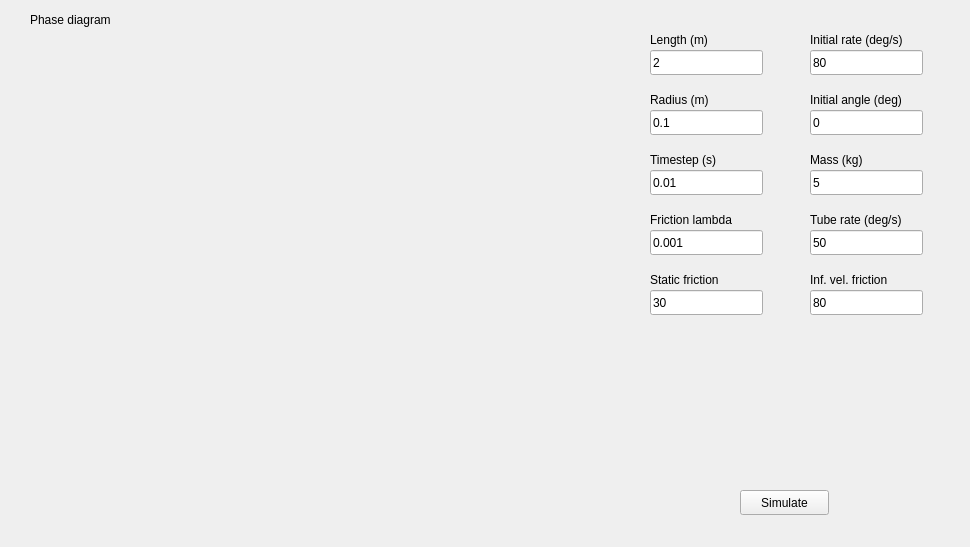
<?xml version="1.0" encoding="UTF-8"?>
<ui version="4.0">
 <class>MainWindow</class>
 <widget class="QMainWindow" name="MainWindow">
  <property name="geometry">
   <rect>
    <x>0</x>
    <y>0</y>
    <width>970</width>
    <height>547</height>
   </rect>
  </property>
  <property name="windowTitle">
   <string>Gauss Noise Filter</string>
  </property>
  <widget class="QWidget" name="centralWidget">
   <widget class="QCustomPlot" name="phaseDiagram" native="true">
    <property name="geometry">
     <rect>
      <x>30</x>
      <y>30</y>
      <width>571</width>
      <height>491</height>
     </rect>
    </property>
   </widget>
   <widget class="QLabel" name="label_11">
    <property name="geometry">
     <rect>
      <x>30</x>
      <y>10</y>
      <width>111</width>
      <height>20</height>
     </rect>
    </property>
    <property name="text">
     <string>Phase diagram</string>
    </property>
   </widget>
   <widget class="QPushButton" name="startBtn">
    <property name="geometry">
     <rect>
      <x>740</x>
      <y>490</y>
      <width>89</width>
      <height>25</height>
     </rect>
    </property>
    <property name="text">
     <string>Simulate</string>
    </property>
   </widget>
   <widget class="QLineEdit" name="fLambdaEdit">
    <property name="geometry">
     <rect>
      <x>650</x>
      <y>230</y>
      <width>113</width>
      <height>25</height>
     </rect>
    </property>
    <property name="text">
     <string>0.001</string>
    </property>
   </widget>
   <widget class="QLineEdit" name="radiusEdit">
    <property name="geometry">
     <rect>
      <x>650</x>
      <y>110</y>
      <width>113</width>
      <height>25</height>
     </rect>
    </property>
    <property name="text">
     <string>0.1</string>
    </property>
   </widget>
   <widget class="QLineEdit" name="lengthEdit">
    <property name="geometry">
     <rect>
      <x>650</x>
      <y>50</y>
      <width>113</width>
      <height>25</height>
     </rect>
    </property>
    <property name="text">
     <string>2</string>
    </property>
   </widget>
   <widget class="QLineEdit" name="massEdit">
    <property name="geometry">
     <rect>
      <x>810</x>
      <y>170</y>
      <width>113</width>
      <height>25</height>
     </rect>
    </property>
    <property name="text">
     <string>5</string>
    </property>
   </widget>
   <widget class="QLabel" name="label_12">
    <property name="geometry">
     <rect>
      <x>650</x>
      <y>210</y>
      <width>111</width>
      <height>20</height>
     </rect>
    </property>
    <property name="text">
     <string>Friction lambda</string>
    </property>
   </widget>
   <widget class="QLabel" name="label_13">
    <property name="geometry">
     <rect>
      <x>810</x>
      <y>150</y>
      <width>111</width>
      <height>20</height>
     </rect>
    </property>
    <property name="text">
     <string>Mass (kg)</string>
    </property>
   </widget>
   <widget class="QLabel" name="label_14">
    <property name="geometry">
     <rect>
      <x>650</x>
      <y>90</y>
      <width>111</width>
      <height>20</height>
     </rect>
    </property>
    <property name="text">
     <string>Radius (m)</string>
    </property>
   </widget>
   <widget class="QLabel" name="label_15">
    <property name="geometry">
     <rect>
      <x>650</x>
      <y>30</y>
      <width>111</width>
      <height>20</height>
     </rect>
    </property>
    <property name="text">
     <string>Length (m)</string>
    </property>
   </widget>
   <widget class="QLineEdit" name="timestepEdit">
    <property name="geometry">
     <rect>
      <x>650</x>
      <y>170</y>
      <width>113</width>
      <height>25</height>
     </rect>
    </property>
    <property name="text">
     <string>0.01</string>
    </property>
   </widget>
   <widget class="QLabel" name="label_16">
    <property name="geometry">
     <rect>
      <x>650</x>
      <y>150</y>
      <width>111</width>
      <height>20</height>
     </rect>
    </property>
    <property name="text">
     <string>Timestep (s)</string>
    </property>
   </widget>
   <widget class="QLineEdit" name="initialAngleEdit">
    <property name="geometry">
     <rect>
      <x>810</x>
      <y>110</y>
      <width>113</width>
      <height>25</height>
     </rect>
    </property>
    <property name="text">
     <string>0</string>
    </property>
   </widget>
   <widget class="QLabel" name="label_17">
    <property name="geometry">
     <rect>
      <x>810</x>
      <y>90</y>
      <width>121</width>
      <height>20</height>
     </rect>
    </property>
    <property name="text">
     <string>Initial angle (deg)</string>
    </property>
   </widget>
   <widget class="QLineEdit" name="initialRateEdit">
    <property name="geometry">
     <rect>
      <x>810</x>
      <y>50</y>
      <width>113</width>
      <height>25</height>
     </rect>
    </property>
    <property name="text">
     <string>80</string>
    </property>
   </widget>
   <widget class="QLabel" name="label_18">
    <property name="geometry">
     <rect>
      <x>810</x>
      <y>30</y>
      <width>131</width>
      <height>20</height>
     </rect>
    </property>
    <property name="text">
     <string>Initial rate (deg/s)</string>
    </property>
   </widget>
   <widget class="QLabel" name="label_19">
    <property name="geometry">
     <rect>
      <x>810</x>
      <y>210</y>
      <width>121</width>
      <height>20</height>
     </rect>
    </property>
    <property name="text">
     <string>Tube rate (deg/s)</string>
    </property>
   </widget>
   <widget class="QLineEdit" name="tubeRateEdit">
    <property name="geometry">
     <rect>
      <x>810</x>
      <y>230</y>
      <width>113</width>
      <height>25</height>
     </rect>
    </property>
    <property name="text">
     <string>50</string>
    </property>
   </widget>
   <widget class="QLineEdit" name="staticFrictionEdit">
    <property name="geometry">
     <rect>
      <x>650</x>
      <y>290</y>
      <width>113</width>
      <height>25</height>
     </rect>
    </property>
    <property name="text">
     <string>30</string>
    </property>
   </widget>
   <widget class="QLineEdit" name="infVelFrictionEdit">
    <property name="geometry">
     <rect>
      <x>810</x>
      <y>290</y>
      <width>113</width>
      <height>25</height>
     </rect>
    </property>
    <property name="text">
     <string>80</string>
    </property>
   </widget>
   <widget class="QLabel" name="label_20">
    <property name="geometry">
     <rect>
      <x>650</x>
      <y>270</y>
      <width>111</width>
      <height>20</height>
     </rect>
    </property>
    <property name="text">
     <string>Static friction</string>
    </property>
   </widget>
   <widget class="QLabel" name="label_22">
    <property name="geometry">
     <rect>
      <x>810</x>
      <y>270</y>
      <width>111</width>
      <height>20</height>
     </rect>
    </property>
    <property name="text">
     <string>Inf. vel. friction</string>
    </property>
   </widget>
  </widget>
 </widget>
 <layoutdefault spacing="6" margin="11"/>
 <customwidgets>
  <customwidget>
   <class>QCustomPlot</class>
   <extends>QWidget</extends>
   <header>qcustomplot.h</header>
   <container>1</container>
  </customwidget>
 </customwidgets>
 <resources/>
 <connections/>
</ui>
